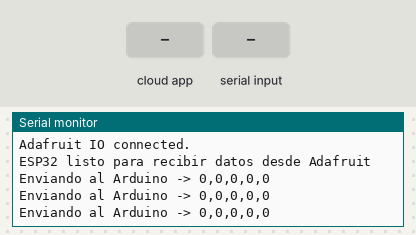
Simulated run of this sketch. Board: ESP32. On the bench: the last lines printed to the serial monitor. The test bench sets the inputs (shaded band).

Above: at 2.7 s.
2.8 s: the phone or cloud app sets disparorx to 0
4.3 s: the phone or cloud app sets ejecutar to 0
5.8 s: "<90,45,200>" received over the second serial link
At 6.04 s:
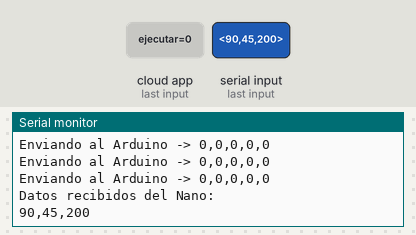
7.3 s: "<90,45>" received over the second serial link
At 7.55 s:
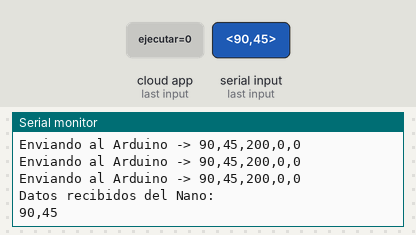
10.3 s: "<90,45,200,10>" received over the second serial link
At 10.56 s:
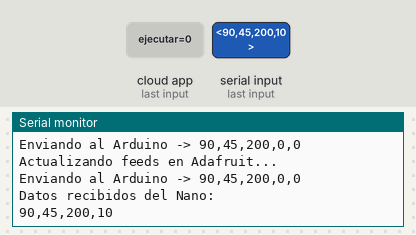
11.8 s: "<90,45,200,10,150>" received over the second serial link
At 12.08 s:
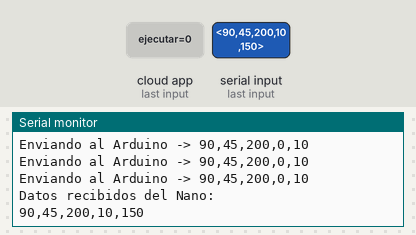

Measured:
- after the input at 5.8 s, the serial monitor: prints a new line at once (image 1)
- after the input at 7.3 s, the serial monitor: prints a new line at once (image 2)
- after the input at 10.3 s, the serial monitor: prints a new line after 0.06 s (image 3)
- after the input at 11.8 s, the serial monitor: prints a new line after 0.07 s (image 4)

The sketch:

ADAFRUITconf.ino
```cpp
#include "config.h"
#include <Wire.h>

/************************ PROTOTIPOS *******************************/
void handleMessageangulox1(AdafruitIO_Data *data);
void handleMessageanguloy1(AdafruitIO_Data *data);
void handleMessagedisparorx(AdafruitIO_Data *data);
void handleMessageautorizacionrx(AdafruitIO_Data *data);
void procesarUART(String data);
void enviarPaqueteUART();

// variables globales
int16_t angulo_x = 0;
int16_t angulo_y = 0;
uint16_t dist = 0;
int disp = 0;
int c = 0;
int mot = 0;

#define IO_LOOP_DELAY 10000
unsigned long lastUpdate = 0;

// ===== FEEDS DE SALIDA =====
AdafruitIO_Feed *anguloxFeed = io.feed("angulo x");
AdafruitIO_Feed *anguloyFeed = io.feed("angulo y");
AdafruitIO_Feed *autoFeed = io.feed("autorización");
AdafruitIO_Feed *disparoFeed = io.feed("disparo");
AdafruitIO_Feed *distanciaFeed = io.feed("distancia del Objetivo");
AdafruitIO_Feed *motorFeed = io.feed("motor");

// ===== FEEDS DE ENTRADA =====
AdafruitIO_Feed *angulox1Feed = io.feed("angulo x1");
AdafruitIO_Feed *anguloy1Feed = io.feed("angulo y1");
AdafruitIO_Feed *disparoRXFeed = io.feed("disparorx");

// 🔁 CAMBIO AQUÍ → ahora se llama ejecutar
AdafruitIO_Feed *autoRXFeed = io.feed("ejecutar");

String bufferUART = "";

void setup() {

  Serial.begin(115200);
  while(!Serial);

  Serial2.begin(9600, SERIAL_8N1, 16, 17);

  Serial.print("Connecting to Adafruit IO");
  io.connect();

  angulox1Feed->onMessage(handleMessageangulox1);
  anguloy1Feed->onMessage(handleMessageanguloy1);
  disparoRXFeed->onMessage(handleMessagedisparorx);
  autoRXFeed->onMessage(handleMessageautorizacionrx);

  while(io.status() < AIO_CONNECTED) {
    Serial.print(".");
    delay(500);
  }

  Serial.println();
  Serial.println(io.statusText());
  Serial.println("ESP32 listo para recibir datos desde Adafruit");

  // Obtener valores iniciales
  angulox1Feed->get();
  anguloy1Feed->get();
  disparoRXFeed->get();
  autoRXFeed->get();   // ← IMPORTANTE
}

void loop() {

  io.run();

  static unsigned long lastUART = 0;

  if (millis() - lastUART > 500) {
    enviarPaqueteUART();
    lastUART = millis();
  }

  // ===== RECEPCIÓN DESDE NANO =====
  while (Serial2.available()) {

    char cIn = Serial2.read();

    if (cIn == '<') {
      bufferUART = "";
    }
    else if (cIn == '>') {
      procesarUART(bufferUART);
    }
    else {
      bufferUART += cIn;
    }
  }

  // ===== ACTUALIZAR ADAFRUIT CADA 10 SEGUNDOS =====
  if (millis() > lastUpdate + IO_LOOP_DELAY) {

    Serial.println("Actualizando feeds en Adafruit...");

    anguloxFeed->save(angulo_x);
    anguloyFeed->save(angulo_y);
    distanciaFeed->save(dist);
    disparoFeed->save(disp);
    autoFeed->save(c);
    motorFeed->save(mot);

    lastUpdate = millis();
  }
}

// ===== PROCESAR DATOS DEL NANO =====
void procesarUART(String data) {

  int ax = angulo_x;
  int ay = angulo_y;
  int distancia = dist;
  int autoInt = c;
  int mot1 = mot;

  sscanf(data.c_str(), "%d,%d,%d,%d,%d",
         &ax, &ay, &distancia, &autoInt, &mot1);

  angulo_x = ax;
  angulo_y = ay;
  dist = distancia;
  c = autoInt;
  mot = mot1;

  Serial.println("Datos recibidos del Nano:");
  Serial.println(data);
}

// ===== CALLBACKS DESDE ADAFRUIT =====

void handleMessageangulox1(AdafruitIO_Data *data) {

  angulo_x = data->toInt();

  Serial.print("Nuevo angulo X desde IO -> ");
  Serial.println(angulo_x);

  enviarPaqueteUART();
}

void handleMessageanguloy1(AdafruitIO_Data *data) {

  angulo_y = data->toInt();

  Serial.print("Nuevo angulo Y desde IO -> ");
  Serial.println(angulo_y);

  enviarPaqueteUART();
}

void handleMessagedisparorx(AdafruitIO_Data *data) {

  disp = data->toInt();

  Serial.print("Nuevo disparo desde IO -> ");
  Serial.println(disp);

  enviarPaqueteUART();
}

void handleMessageautorizacionrx(AdafruitIO_Data *data) {

  c = data->toInt();

  Serial.print("Nuevo ejecutar desde IO -> ");
  Serial.println(c);

  enviarPaqueteUART();
}

void enviarPaqueteUART() {

  String paquete = "";

  paquete += abs(angulo_x);
  paquete += ",";
  paquete += abs(angulo_y);
  paquete += ",";
  paquete += dist;
  paquete += ",";
  paquete += disp;
  paquete += ",";
  paquete += c;

  Serial.print("Enviando al Arduino -> ");
  Serial.println(paquete);

  Serial2.println(paquete);
}
```

config.h
```cpp
/************************ Adafruit IO Config *******************************/

// visit io.adafruit.com if you need to create an account,
// or if you need your Adafruit IO key.
#define IO_USERNAME ""
#define IO_KEY ""

#define WIFI_SSID ""
#define WIFI_PASS ""

// comment out the following lines if you are using fona or ethernet
#include "AdafruitIO_WiFi.h"

AdafruitIO_WiFi io(IO_USERNAME, IO_KEY, WIFI_SSID, WIFI_PASS);
```
